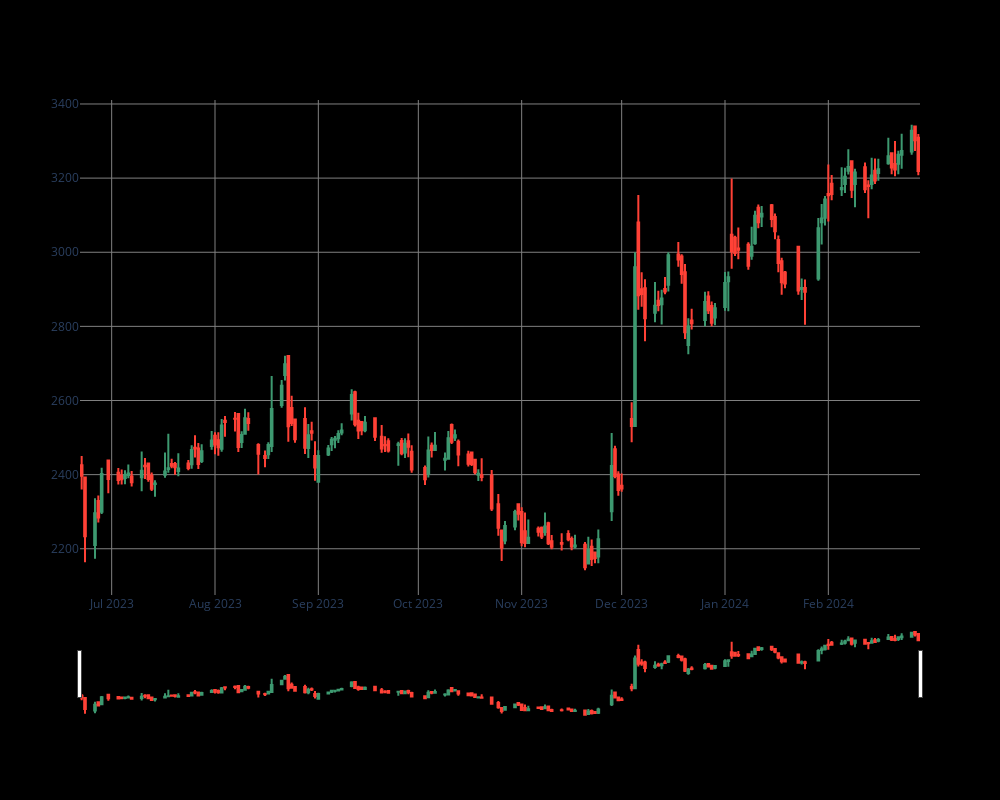

The notebook cell saved with this chart:
### Code cell
def plot_candel(cl):
    data=download_symb(cl)
    data.symb()
    dfpl=data.data
    fig = go.Figure(data=[go.Candlestick(x=dfpl.index,
                open=dfpl['Open'],
                high=dfpl['High'],
                low=dfpl['Low'],
                close=dfpl['Close'])])
    fig.update_layout(
    autosize=False,
    width=1000,
    height=800, 
    paper_bgcolor='black',
    plot_bgcolor='black',
    xaxis=dict(gridcolor='grey'),
    yaxis=dict(gridcolor='grey')
    )
    #fig.add_scatter(x=dfpl.index, y=dfpl['pointpos'], mode="markers",marker=dict(size=8, color="MediumPurple"),name="Signal")
    fig.show();
select=ipy.Dropdown(options=(nifty_50))
ipy.interact(plot_candel,cl=select);

### Figure 1 — Plotly figure (JSON) as saved in the notebook; plotly's stock layout.template omitted (floating-point values rounded to 4 significant figures; data arrays with more than 128 entries replaced by an {"elided": "..."} marker saying what was removed)
{"data": [{"close": {"elided": "170 float values"}, "high": {"elided": "170 float values"}, "low": {"elided": "170 float values"}, "open": {"elided": "170 float values"}, "type": "candlestick", "x": {"elided": "170 str values"}}], "layout": {"autosize": false, "height": 800, "paper_bgcolor": "black", "plot_bgcolor": "black", "width": 1000, "xaxis": {"gridcolor": "grey"}, "yaxis": {"gridcolor": "grey"}}}
